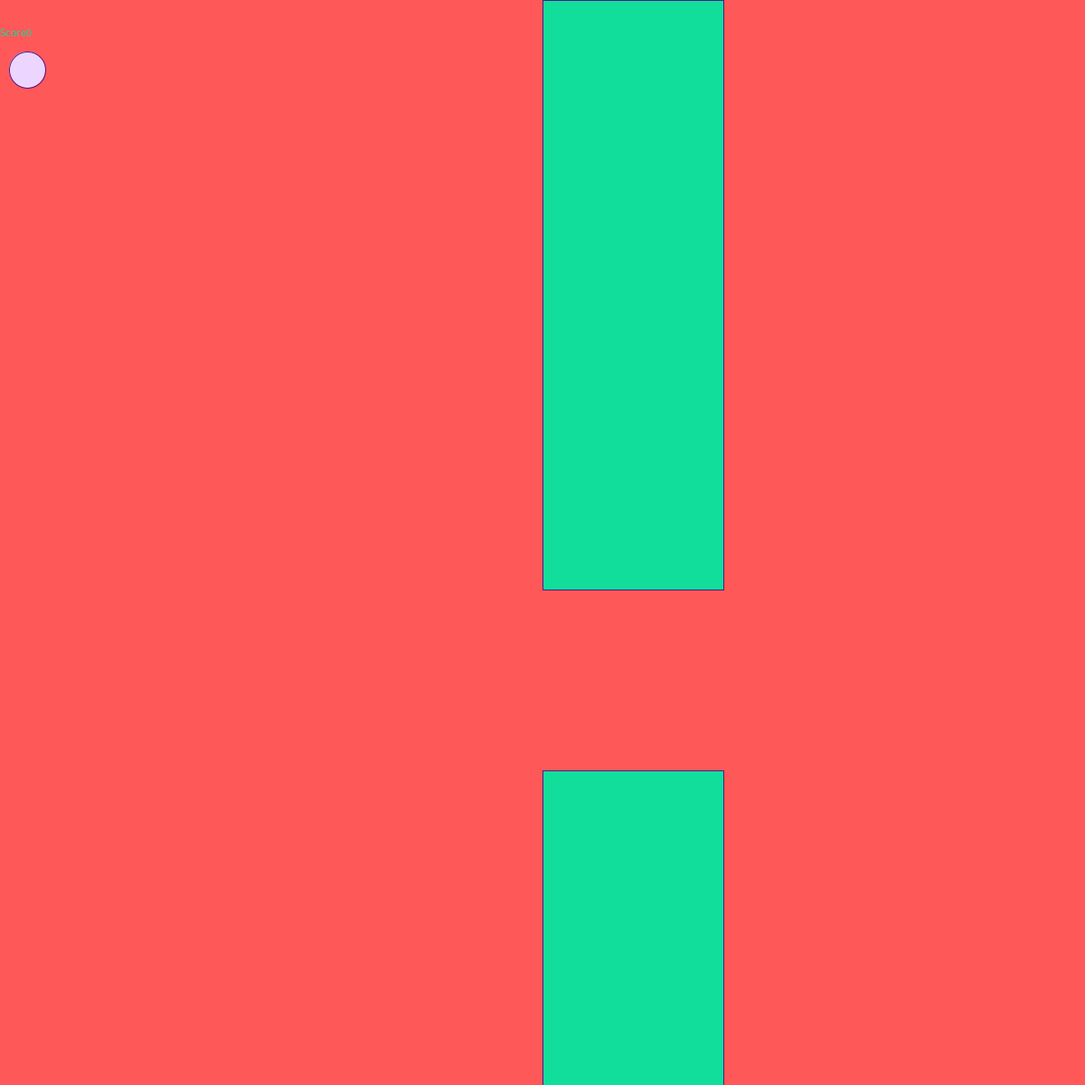
Frame 1 (no input)
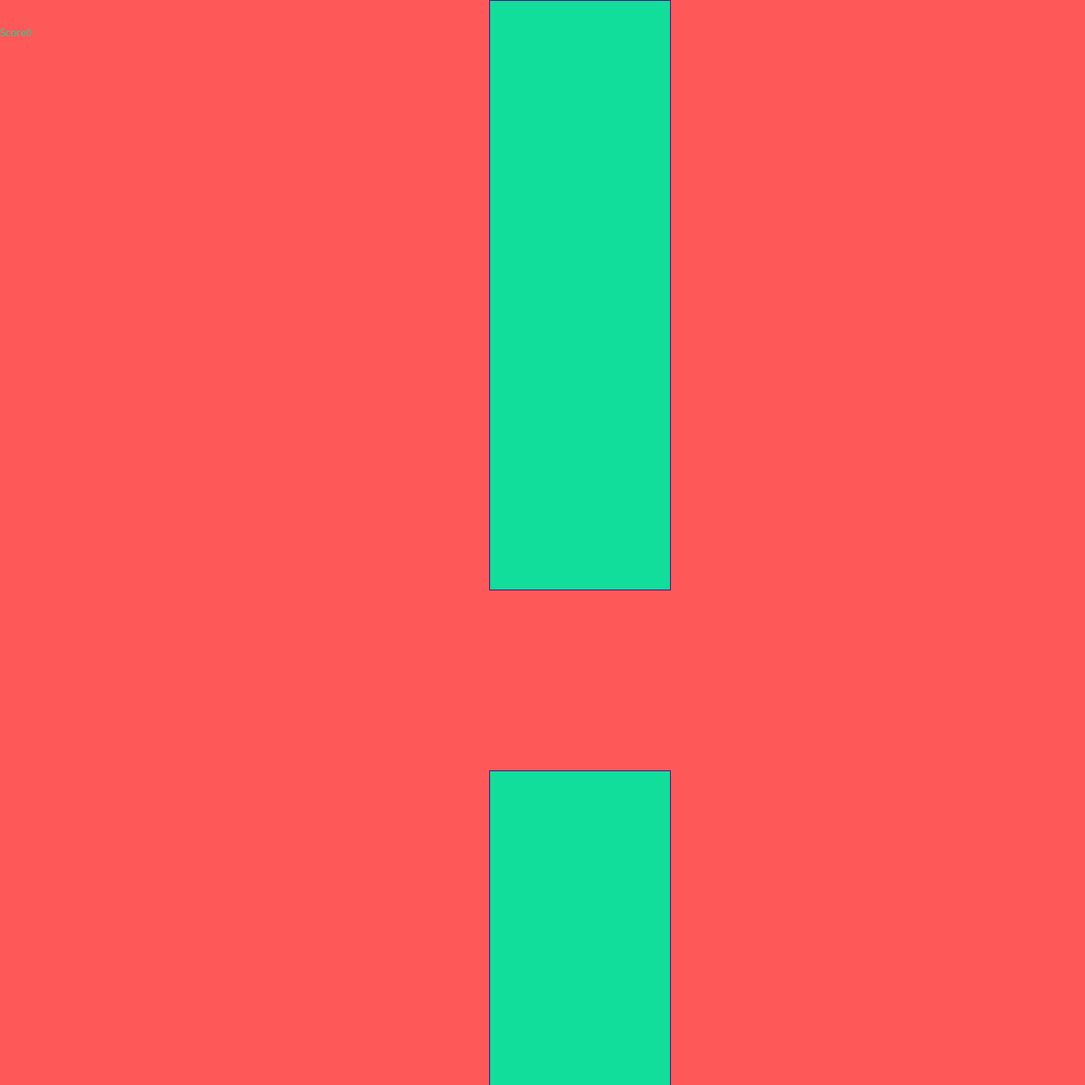
Frame 60 (the mouse pressed at the canvas centre just before this capture)
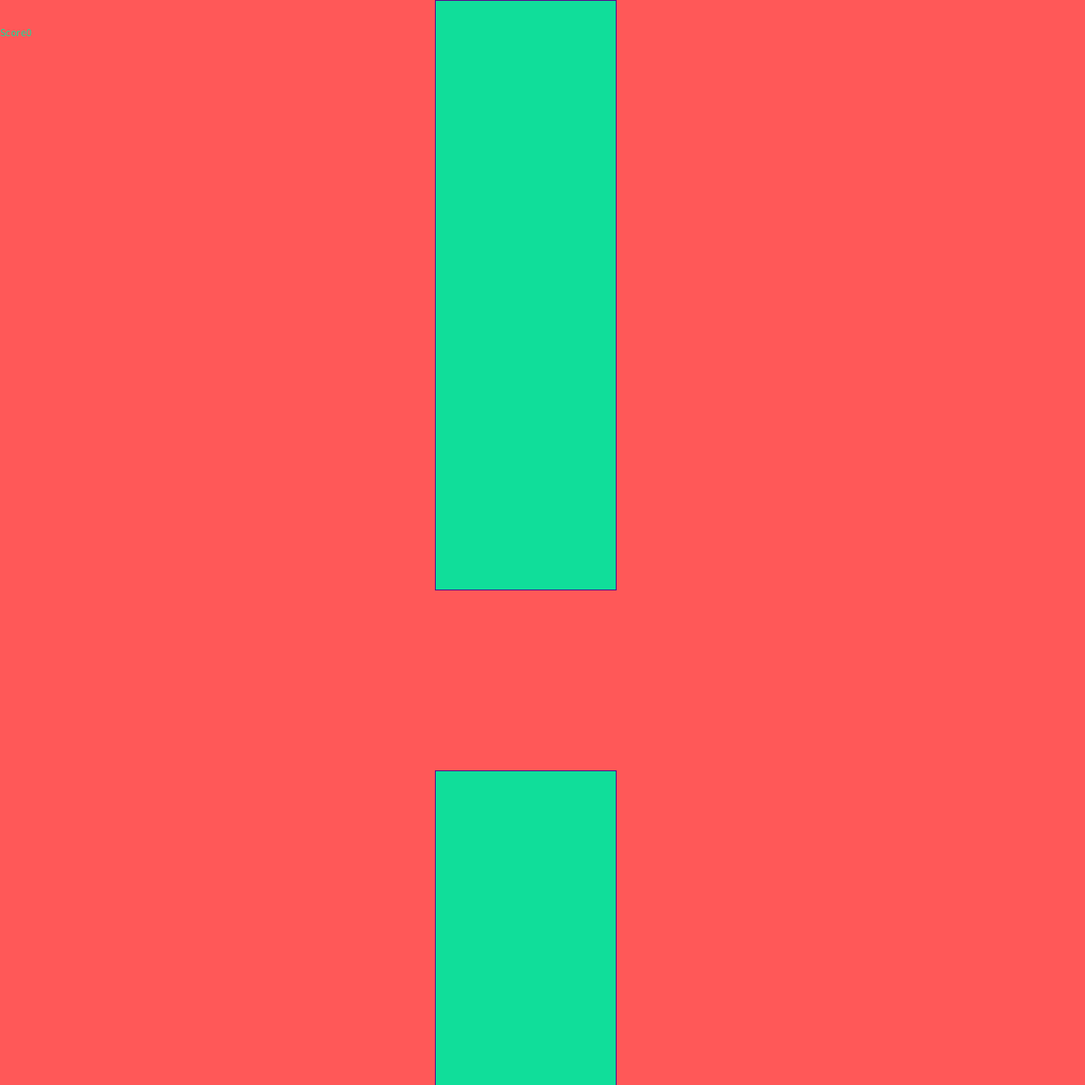
Frame 120 (the mouse held since frame 60 and released just before this capture)

The Processing sketch that drew these frames (run headless with seeded random() and noise(); from frame 60 on, the mouse is pressed at the canvas centre):

// Processing sketch: Flappy_bob
// ── Flappy_bob.pde
int x = 30;
int y = 77;
int birdYVelocity = 3;
int gravity = 1;
int pipeX = 600;
int upperPipeHeight =(int) random(200, 900);
int lowerPipeY = upperPipeHeight+200;
int score = 0;
void draw() {
  background(#FF5858);
  fill(#ECD6FF);        
  stroke(#56148E);
  ellipse(x, y, 40, 40);
  birdYVelocity+=gravity;
  y+=birdYVelocity;
  if (mousePressed) {
    birdYVelocity = -7;
  }
  fill(#10DE9A);
  rect(pipeX, 0, 200, upperPipeHeight);
  fill(#10DE9A);
  rect(pipeX, lowerPipeY, 200, 500);
  pipeX--;
  teleportPipes();
if(intersectsPipes()){
exit();
}
text("Score" + score, 0,40);
}

boolean intersectsPipes() { 
  if (y < upperPipeHeight && x > pipeX && x < (pipeX+200)) {
    return true;
  } else if (y>lowerPipeY && x > pipeX && x < (pipeX+200)) {
    return true;
  } else { 
    return false;
  }
}
void teleportPipes() {
  if (pipeX < -200) {
    pipeX = 1200;
    score++;
  }
}
void setup() {
  size(1200, 1200);
}
